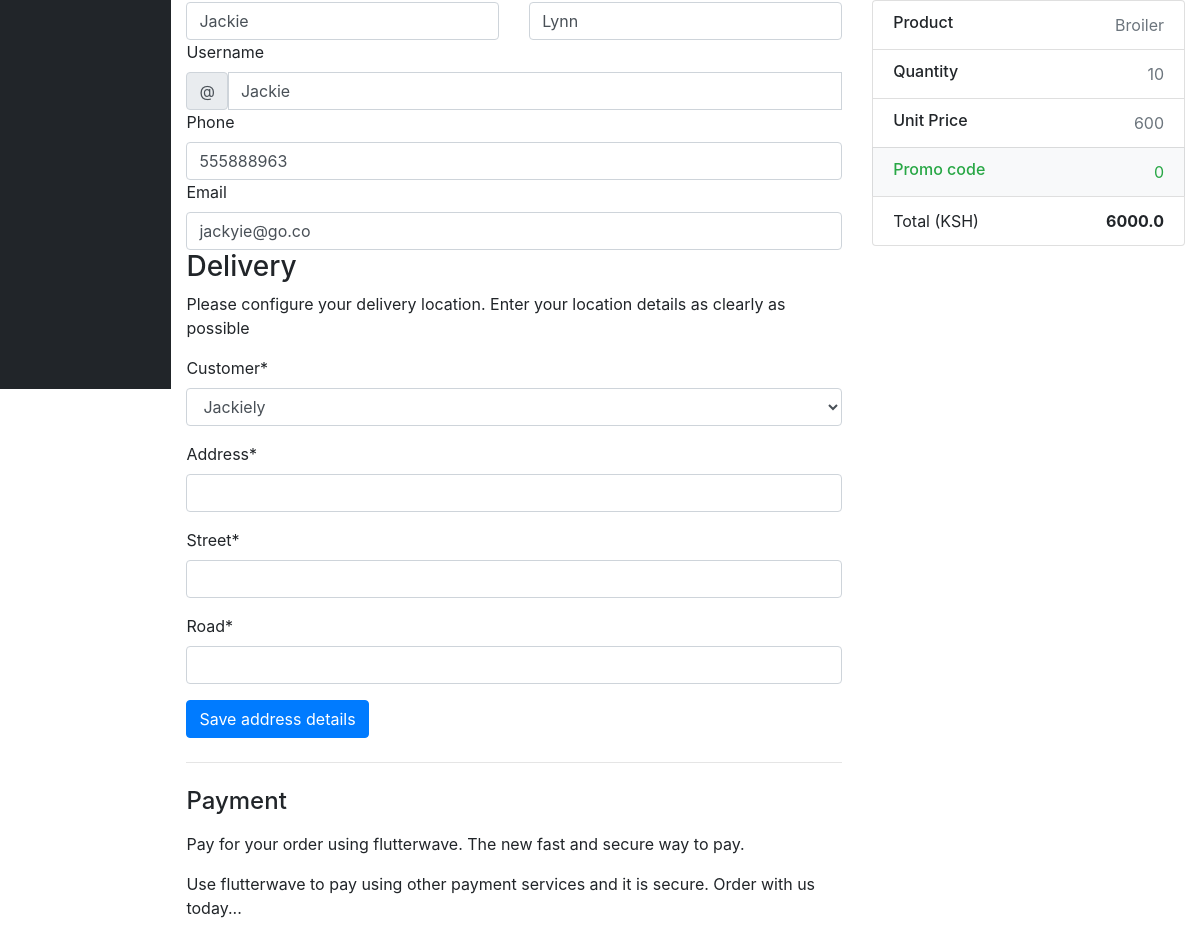
Before: /payment/91/ (signed in, middle part) with the older database file.
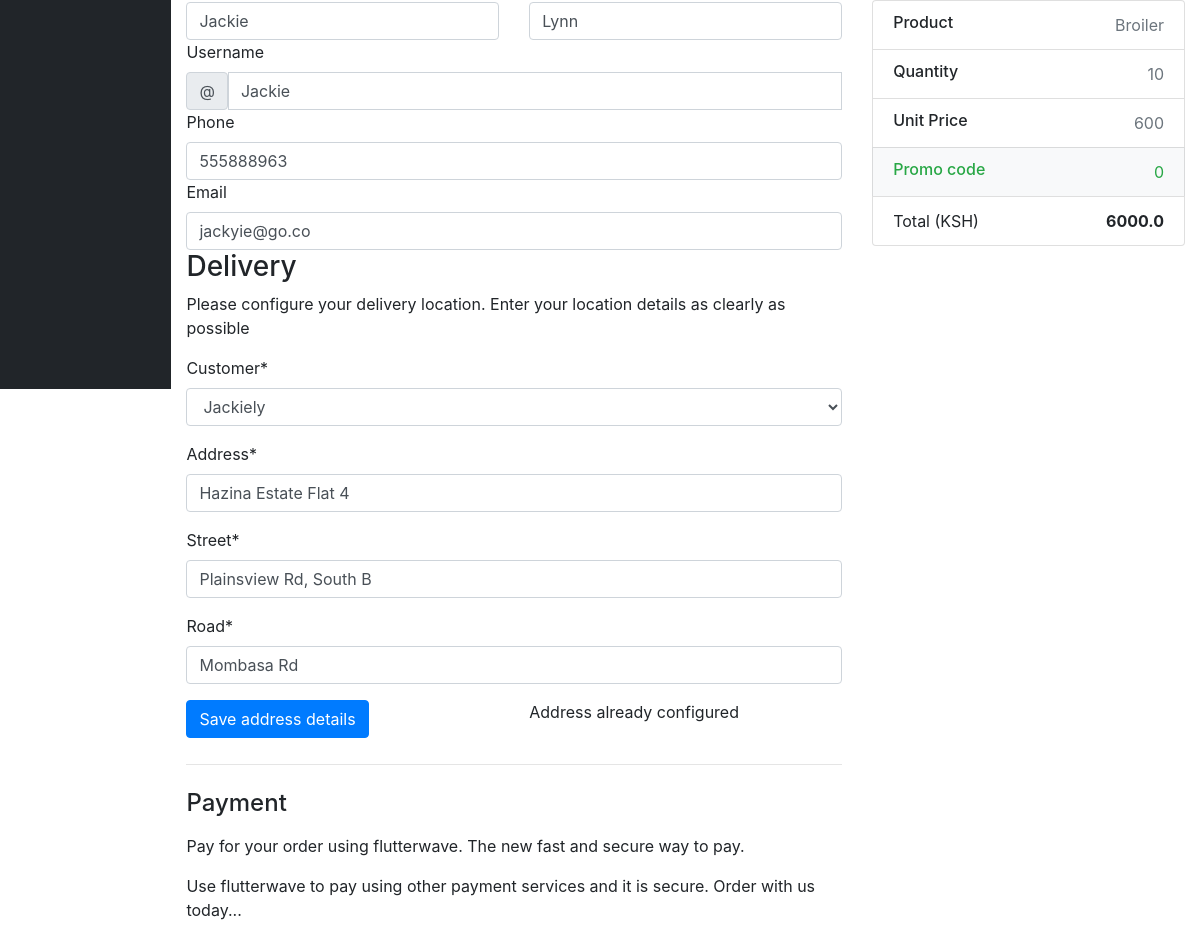
After: the same page with the newer database file.
### accounts/models.py (models this page shows, shortened)
class Delivery(models.Model):
    customer = models.ForeignKey(Customer, null=True, on_delete=models.CASCADE)
    address = models.CharField(max_length=75, null=True)
    street = models.CharField(max_length=75, null=True)
    road = models.CharField(max_length=75, null=True)

### accounts/decorators.py (the view)
        def wrapper_func(request, *args, **kwargs):
            group = None
            if request.user.groups.exists():
                group = request.user.groups.all()[0].name
            if group in allowed_roles:
                return view_func(request, *args, **kwargs)
            else:
                return HttpResponse('You are not authorized to view this page as per the decorator')

### accounts/forms.py
class DeliveryForm(ModelForm):
    class Meta:
        model = Delivery
        fields = "__all__"

### accounts/models.py (called while the page is built)
    def __str__(self):
        return self.name

    def __str__(self):
        return self.name

### accounts/templates/accounts/payment.html (shortened to what this page needs)
{% extends 'accounts/home.html' %} {% load crispy_forms_tags %} {% load static
%} {% block content %}
<div class="row g-5" style="position: relative;">
  <div class="col-md-5 col-lg-4 order-md-last" style="margin-top: 30px">
    <ul class="list-group mb-3">
      <li class="list-group-item d-flex justify-content-between lh-sm">
        <div>
          <h6 class="my-0">Product</h6>
        </div>
        <span class="text-muted">{{product}}</span>
      </li>
      <li class="list-group-item d-flex justify-content-between lh-sm">
        <div>
          <h6 class="my-0">Quantity</h6>
        </div>
        <span class="text-muted">{{quantity}}</span>
      </li>
      <li class="list-group-item d-flex justify-content-between lh-sm">
        <div>
          <h6 class="my-0">Unit Price</h6>
        </div>
        <span class="text-muted">{{price}}</span>
      </li>
      <li class="list-group-item d-flex justify-content-between bg-light">
        <div class="text-success">
          <h6 class="my-0">Promo code</h6>
        </div>
        <span class="text-success">0</span>
      </li>
      <li class="list-group-item d-flex justify-content-between">
        <span>Total (KSH)</span>
        <strong id="total_cost">{{total_cost}}</strong>
      </li>
    </ul>
  </div>
  <div class="col-md-7 col-lg-8">
    <div class="" >
      <div class="row g-3">
        <div class="col-sm-6">
          <input
            type="text"
            class="form-control"
            id="firstName"
            placeholder=""
            value="{{user_firstname}}"
            required
          />
        </div>
        <div class="col-sm-6">
          <input
            type="text"
            class="form-control"
            id="lastName"
            placeholder=""
            value="{{user_lastname}}"
            required
          />
        </div>
        <div class="col-12">
          <label for="username" class="form-label">Username</label>
          <div class="input-group has-validation">
            <span class="input-group-text">@</span>
            <input
              type="text"
              class="form-control"
              id="username"
              placeholder="Username"
              value="{{user}}"
              required
            />
          </div>
        </div>
        <div class="col-12">
          <label for="email" class="form-label">Phone </label>
          <input
            type="email"
            class="form-control"
            id="phone_number"
            placeholder="Phone Number"
            value="{{user_phone}}"
          />
        </div>
        <div class="col-12">
          <label for="email" class="form-label">Email </label>
          <input
            type="email"
            class="form-control"
            id="email"
            placeholder="you@example.com"
            value="{{user_email}}"
          />
        </div>
        <div class="col-12">
          <h3>Delivery</h3>
          <p>
            Please configure your delivery location. Enter your location details
            as clearly as possible
          </p>
        </div>
        <div class="col-12">
          <form action="" method="POST">
            <div class="">{{form|crispy}}</div>
            <div class="row">
              <div class="col-md">
              <input class="btn btn-primary" type="submit" value= "Save address details"></input>
              </div>
              <div class="col-md">
                {% for message in messages %}
                <p>{{message}}</p>
                {% endfor %}
              </div>
            </div>
          </form>
        </div>
      </div>
      <hr class="my-4" />
      <h4 class="mb-3">Payment</h4>
      <div class="flutterwave-container">
        <p>
          Pay for your order using flutterwave. The new fast and secure way to
          pay.
        </p>
        <p>
          Use flutterwave to pay using other payment services and it is secure.
          Order with us today...
        </p>
      </div>
    </div>
  </div>
</div>
{% endblock %}

Changed rows visible on the page:
added Delivery: customer "Jackiely", address "Hazina Estate Flat 4", street "Plainsview Rd, South B", road "Mombasa Rd"
Other visible differences:
form field customer: "Jackiely" → (not shown)
new list line: "Address already configured"
